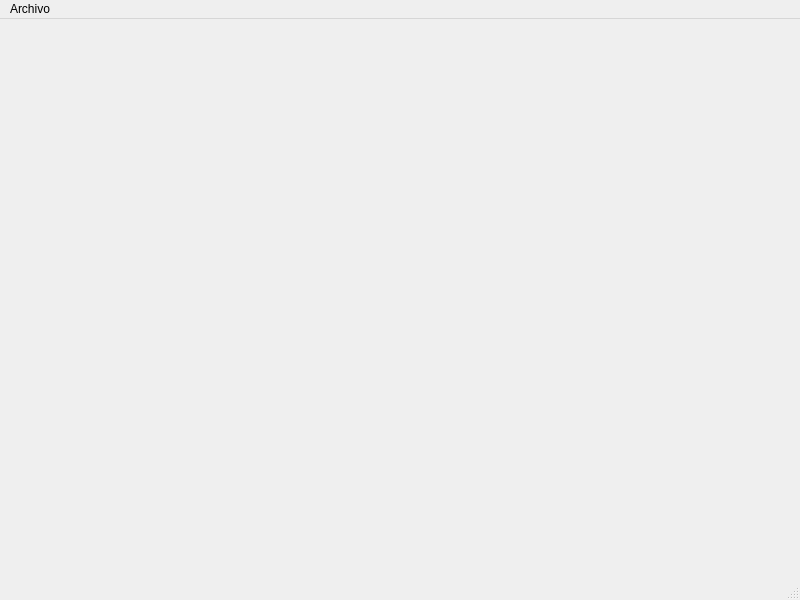
<?xml version="1.0" encoding="UTF-8"?>
<ui version="4.0">
 <class>MainWindow</class>
 <widget class="QMainWindow" name="MainWindow">
  <property name="geometry">
   <rect>
    <x>0</x>
    <y>0</y>
    <width>800</width>
    <height>600</height>
   </rect>
  </property>
  <property name="windowTitle">
   <string>MainWindow</string>
  </property>
  <widget class="QWidget" name="centralwidget">
   <layout class="QHBoxLayout" name="horizontalLayout">
    <item>
     <widget class="MyCanvas" name="widget" native="true"/>
    </item>
   </layout>
  </widget>
  <widget class="QMenuBar" name="menubar">
   <property name="geometry">
    <rect>
     <x>0</x>
     <y>0</y>
     <width>800</width>
     <height>20</height>
    </rect>
   </property>
   <widget class="QMenu" name="menuArchivo">
    <property name="title">
     <string>Archivo</string>
    </property>
    <addaction name="actionLoadROM"/>
   </widget>
   <addaction name="menuArchivo"/>
  </widget>
  <widget class="QStatusBar" name="statusbar"/>
  <action name="actionLoadROM">
   <property name="checkable">
    <bool>false</bool>
   </property>
   <property name="text">
    <string>Cargar ROM</string>
   </property>
   <property name="autoRepeat">
    <bool>true</bool>
   </property>
  </action>
 </widget>
 <customwidgets>
  <customwidget>
   <class>MyCanvas</class>
   <extends>QWidget</extends>
   <header>qsfmlcanvas.h</header>
   <container>1</container>
  </customwidget>
 </customwidgets>
 <resources/>
 <connections/>
</ui>
